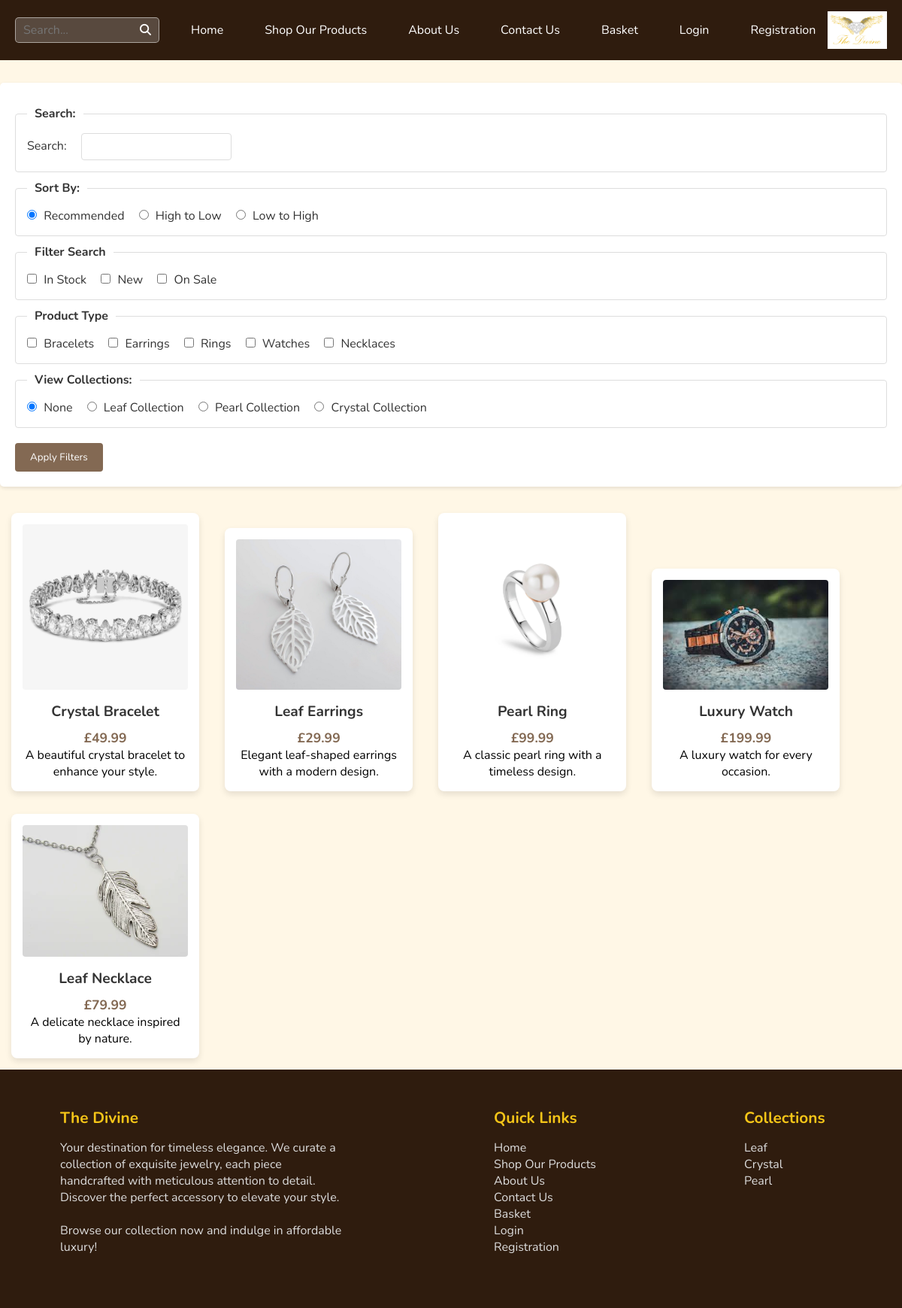
Screenshot of /products/ with the database file from the repository.
### app/models.py (models this page shows, shortened)
class Product(db.Model):
    id = db.Column(db.Integer, primary_key=True)
    name = db.Column(db.String(255), nullable=False)
    type = db.Column(db.String(50), nullable=False)  # e.g., "Bracelets", "Earrings"
    price = db.Column(db.Float, nullable=False)
    image_url = db.Column(db.String(255), nullable=False)
    collection = db.Column(db.String(50), nullable=True)  # e.g., "Leaf", "Pearl"
    description = db.Column(db.Text, nullable=False)
    in_stock = db.Column(db.Boolean, default=True)

### app/routes.py (the view)
@routes_bp.route('/products/', defaults={'product_id': None}, methods=['GET'])
@routes_bp.route('/products/<int:product_id>', methods=['GET'])
def products(product_id):
    if product_id is None:
        all_products = Product.query.all()
        return render_template('all_products.html', products=all_products, now=datetime.now())
    product = Product.query.get_or_404(product_id)
    product_reviews = reviews.get(product_id, [])
    return render_template('products.html', product=product, reviews=product_reviews)

### app/routes.py (called while the page is built)
@routes_bp.context_processor
def utility_processor():
    return dict(now=datetime.now())

### app/templates/all_products.html (shortened to what this page needs)
{% extends "base.html" %}
{% block extra_css %}
<link rel="stylesheet" href="{{ url_for('static', filename='css/products.css') }}">
{% endblock %}
{% block content %}
<div class="products-container">
    <form id="Form">
        <fieldset>
            <legend>Search:</legend>
            <label for="Search">Search:</label>
            <input type="search" id="Search" name="Search">
        </fieldset>
        <fieldset>
            <legend>Sort By:</legend>
            <input type="radio" id="Recommended" name="sort" value="Recommended" checked>
            <label for="Recommended">Recommended</label>
            <input type="radio" id="HighLow" name="sort" value="HighLow">
            <label for="HighLow">High to Low</label>
            <input type="radio" id="LowHigh" name="sort" value="LowHigh">
            <label for="LowHigh">Low to High</label>
        </fieldset>
        <fieldset>
            <legend>Filter Search</legend>
            <input type="checkbox" id="InStock" name="InStock" value="InStock">
            <label for="InStock">In Stock</label>
            <input type="checkbox" id="New" name="New" value="New">
            <label for="New">New</label>
            <input type="checkbox" id="OnSale" name="OnSale" value="OnSale">
            <label for="OnSale">On Sale</label>
        </fieldset>
        <fieldset>
            <legend>Product Type</legend>
            <input type="checkbox" id="Bracelets" name="Bracelets" value="Bracelets">
            <label for="Bracelets">Bracelets</label>
            <input type="checkbox" id="Earrings" name="Earrings" value="Earrings">
            <label for="Earrings">Earrings</label>
            <input type="checkbox" id="Rings" name="Rings" value="Rings">
            <label for="Rings">Rings</label>
            <input type="checkbox" id="Watches" name="Watches" value="Watches">
            <label for="Watches">Watches</label>
            <input type="checkbox" id="Necklaces" name="Necklaces" value="Necklaces">
            <label for="Necklaces">Necklaces</label>
        </fieldset>
        <fieldset>
            <legend>View Collections:</legend>
            <input type="radio" id="None" name="collections" value="None" checked>
            <label for="None">None</label>
            <input type="radio" id="Leaf" name="collections" value="Leaf">
            <label for="Leaf">Leaf Collection</label>
            <input type="radio" id="Pearl" name="collections" value="Pearl">
            <label for="Pearl">Pearl Collection</label>
            <input type="radio" id="Crystal" name="collections" value="Crystal">
            <label for="Crystal">Crystal Collection</label>
        </fieldset>
        <input type="submit" value="Apply Filters">
    </form>
    {% for product in products %}
    <div class="product-card" data-type="{{ product.type }}" data-collection="{{ product.collection }}" data-instock="{{ product.in_stock }}">
        <img src="{{ url_for('static', filename=product.image_url) }}" alt="{{ product.name }}">
        <h1>{{ product.name }}</h1>
        <p class="price">£{{ product.price }}</p>
        <p>{{ product.description }}</p>
    </div>
    {% endfor %}
</div>
{% endblock %}

### app/templates/base.html (shortened to what this page needs)
<!DOCTYPE html>
<html lang="en">
<head>
    <link rel="stylesheet" href="https://cdnjs.cloudflare.com/ajax/libs/font-awesome/6.6.0/css/all.min.css"
 />
    <link rel="stylesheet" href="{{ url_for('static', filename='css/base.css') }}">
    {% block extra_css %}{% endblock %}
</head>
<body>
  <nav class="navbar navbar_bg">
    <div class="search-bar">
        <input type="text" placeholder="Search..." />
        <button type="button" style="font-size: 15px;"><i class="fa-solid fa-magnifying-glass"></i></button>
    </div>
    <ul class="menu">
        <li><a href="{{ url_for('routes.home') }}">Home</a></li>
        <li><a href="{{ url_for('routes.products') }}">Shop Our Products</a></li>
        <li><a href="{{ url_for('routes.about_us') }}">About Us</a></li>
        <li><a href="{{ url_for('routes.contact') }}">Contact Us</a></li>
        <li><a href="{{ url_for('routes.basket') }}">Basket</a></li>
        {% if not current_user.is_authenticated %}
            <li><a href="{{ url_for('routes.login') }}">Login</a></li>
            <li><a href="{{ url_for('routes.register') }}">Registration</a></li>
        {% else %}
            <li><a href="{{ url_for('routes.home') }}">Dashboard</a></li>
            <li><a href="{{ url_for('routes.logout') }}">Logout</a></li>
        {% endif %}
    </ul>
    <div class="right-section">
        <div class="logo">
            <a href="{{ url_for('routes.home') }}">
                <img src="{{ url_for('static', filename='images/logo.png') }}" alt="The Divine Logo">
            </a>
        </div>
    </div>
  </nav>
    <main>
        {% block content %}{% endblock %}
    </main>
    <footer class="footer">
        <div class="footer-column large">
            <h3>The Divine</h3>
            <p>Your destination for timeless elegance. We curate a collection of exquisite jewelry, each piece handcrafted
                with meticulous attention to detail. Discover the perfect accessory to elevate your style.
            </p>
            <br>
            <p>Browse our collection now and indulge in affordable luxury!
            </p>
        </div>
        <div class="footer-column small">
            <h3>Quick Links</h3>
            <ul>
                <li><a href="{{ url_for('routes.home') }}">Home</a></li>
                <li><a href="{{ url_for('routes.products') }}">Shop Our Products</a></li>
                <li><a href="{{ url_for('routes.about_us') }}">About Us</a></li>
                <li><a href="{{ url_for('routes.contact') }}">Contact Us</a></li>
                <li><a href="{{ url_for('routes.basket') }}">Basket</a></li>
                <li><a href="{{ url_for('routes.login') }}">Login</a></li>
                <li><a href="{{ url_for('routes.register') }}">Registration</a></li>
            </ul>
        </div>
        <div class="footer-column small">
            <h3>Collections</h3>
            <ul>
                <li><a href="leafcollection.html">Leaf</a></li>
                <li><a href="crytsalcollection.html">Crystal</a></li>
                <li><a href="pearlcollection.html">Pearl</a></li>
            </ul>
        </div>
    </footer>
</body>
</html>

### app/static/css/base.css (style rules this page uses)
* { margin: 0; padding: 0; box-sizing: border-box; font-family: "Nunito", sans-serif; }
.navbar { display: flex; justify-content: space-between; align-items: center; width: 100%; padding: 15px 20px; z-index: 1000; background: transparent; transition: background-color 0.3s, backdrop-filter 0.3s; position: relative; }
.navbar_bg { background-color: #2f1c0e; }
.right-section { display: flex; align-items: center; gap: 20px; }
.menu { position: absolute; left: 50%; transform: translateX(-50%); display: flex; list-style-type: none; }
.menu li { margin: 0 20px; }
.menu li a { color: #fff; text-decoration: none; font-size: 1em; transition: color 0.3s, transform 0.3s; padding: 5px; }
.navbar .logo { display: flex; align-items: center; }
.navbar .logo img { width: auto; height: 50px; display: block; }
.navbar ul { display: -webkit-inline-box; list-style-type: none; }
.navbar ul li { margin-left: 25px; }
.navbar ul li a { color: #fff; text-decoration: none; font-size: 1em; transition: color 0.3s, transform 0.3s; padding: 5px; }
.search-bar { display: flex; align-items: center; background-color: rgba(255, 255, 255, 0.2); border: 1px solid rgba(255, 255, 255, 0.5); border-radius: 5px; padding: 5px 10px; transition: background-color 0.3s, border 0.3s; }
.search-bar input { border: none; background: transparent; color: #fff; font-size: 1em; outline: none; width: 150px; transition: width 0.3s; }
.search-bar button { background: none; border: none; color: #fff; font-size: 1.2em; cursor: pointer; padding-left: 5px; }
.footer { background-color: #2f1c0e; color: #fff; padding: 40px 70px; display: flex; justify-content: space-between; flex-wrap: wrap; }
.footer-column { padding: 10px; margin-bottom: 20px; }
.footer-column.large { flex: 1 0 0; max-width: 400px; }
.footer-column.small { flex: 0 1 auto; min-width: 150px; }
.footer h3 { font-size: 1.3em; margin-bottom: 15px; color: #f5c518; }
.footer p, .footer ul, .footer li { color: #ddd; font-size: 1em; margin: 0; padding: 0; list-style: none; }
.footer ul { padding: 0; }
.footer a { color: #ddd; text-decoration: none; }

### app/static/css/products.css (style rules this page uses)
body { font-family: 'Times New Roman', Times, serif; background: #fff7e6; margin: 0; padding: 0; }
.logo img { max-width: 300px; height: auto; display: block; margin: 0 auto; }
nav { background-color: white; padding: 10px 0; margin-bottom: 30px; }
form { display: block; width: 100%; max-width: 1200px; margin: 20px auto; background: white; padding: 20px; border-radius: 5px; box-shadow: 0 2px 5px rgba(0, 0, 0, 0.1); }
fieldset { border: 1px solid #ddd; margin: 10px 0; padding: 15px; border-radius: 4px; }
legend { font-weight: bold; padding: 0 10px; color: #333; }
input[type="search"] { padding: 8px; width: 200px; border: 1px solid #ddd; border-radius: 4px; }
input[type="radio"], input[type="checkbox"] { margin-right: 5px; }
label { margin-right: 15px; color: #333; }
input[type="submit"] { background-color: #836953; color: white; padding: 10px 20px; border: none; border-radius: 4px; cursor: pointer; margin-top: 10px; transition: background-color 0.3s; }
.product-card { box-shadow: 0 4px 8px rgba(0, 0, 0, 0.1); width: 250px; margin: 15px; padding: 15px; display: inline-block; background-color: white; border-radius: 8px; text-align: center; transition: transform 0.3s, box-shadow 0.3s; }
.product-card img { width: 100%; height: auto; border-radius: 4px; }
.product-card h1 { font-size: 1.2em; margin: 10px 0; color: #333; }
.product-card .price { color: #836953; font-weight: bold; font-size: 1.1em; }

### rows the page displays
Product: image_url (picture), name "Crystal Bracelet", price "49.99", description "A beautiful crystal bracelet to enhance your style."
Product: image_url (picture), name "Leaf Earrings", price "29.99", description "Elegant leaf-shaped earrings with a modern design."
Product: image_url (picture), name "Pearl Ring", price "99.99", description "A classic pearl ring with a timeless design."
Product: image_url (picture), name "Luxury Watch", price "199.99", description "A luxury watch for every occasion."
Product: image_url (picture), name "Leaf Necklace", price "79.99", description "A delicate necklace inspired by nature."
